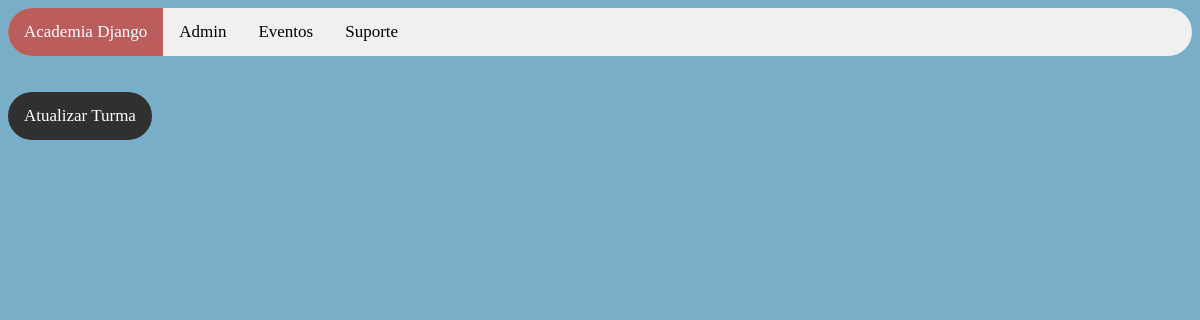
The app's page /sistema/atualizar_dados_turma/3, older data.
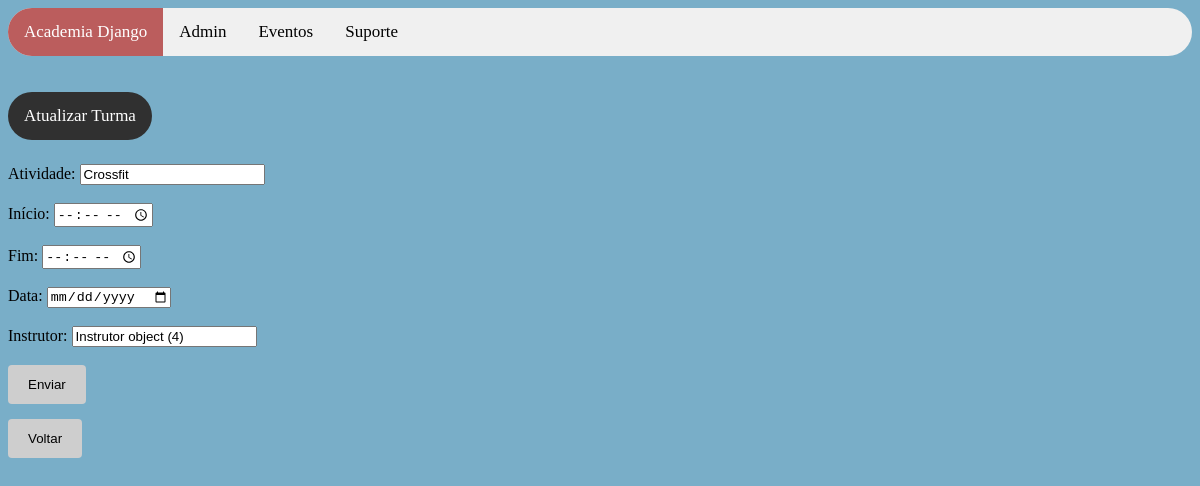
The same page, newer data.
### sistema/models.py (models this page shows)
class Turma(models.Model):
    atividade = models.CharField(
        max_length = 300,
        null = False,
        blank = False
    )
    hora_inicio_turma = models.TimeField(
        auto_now = False,
        auto_now_add = False,
        null = True
    )
    hora_fim_turma = models.TimeField(
        auto_now = False,
        auto_now_add = False,
        null = True
    )
    data_turma = models.DateField(
        null = True,
        blank = True
    )
    instrutor = models.OneToOneField(
        'Instrutor',
        on_delete = models.CASCADE,
        related_name = '+'
    )
    alunos = models.ManyToManyField(
        'Aluno'
    )
    objects = models.Manager()

class Instrutor(models.Model):
    titulacao = models.CharField(
        max_length = 100,
        null = False,
        blank = False
    )
    nome = models.CharField(
        max_length = 200,
        null = False,
        blank = False
    )
    sobrenome = models.CharField(
        max_length = 200,
        null = False,
        blank = False
    )
    telefone = models.CharField(
        max_length = 14,
        null = False,
        blank = False
    )
    cpf = models.CharField(
        max_length = 14,
        null = False,
        blank = False
    )
    genero_choices = (
        ("F", "Feminino"),
        ("M", "Masculino"),
        ("O", "Outro")
    )
    genero = models.CharField(
        max_length = 1,
        choices = genero_choices,
        null = True,
        blank = True
    )
    objects = models.Manager()

### sistema/views.py (the view)
# urls.py: path('atualizar_dados_turma/<int:user_id>', views.atualizar_dados_turma, name='atualizar_dados_turma'),
def atualizar_dados_turma(request, user_id):
    turma = Turma.objects.filter(id=user_id)
    contexto = {
        'turma': turma
    }
    return render(request, "atualizar_turma.html", contexto)

### sistema/templates/atualizar_turma.html (shortened to what this page needs)
{% load static %}
 <!DOCTYPE html>
<html>
<head>
    <link rel="stylesheet" href=" {% static 'css/style.css' %} "/>
</head>
<body>
<div class="topnav">
    <a class="active" href="http://{{request.get_host}}/sistema/inicio">Academia Django</a>
    <a href="http://{{request.get_host}}/admin" target="_blank">Admin</a>
    <a href="#emconstrucao">Eventos</a>
    <a href="mailto:suporte@academiadjango.com">Suporte</a>
</div>
<br/><br/>
    <a style="background-color: #303030;color: #fff; border-radius: 25px; padding: 14px 16px; text-align: center; float: left; font-size: 17px;"> Atualizar Turma </a>
<br/><br/><br/><br/>
{% for turma in turma %}
<form action="http://{{request.get_host}}/sistema/atualizar_turma" method="POST">
  <label>Atividade: </label>
  <input type="text" name="rotina" value="{{turma.atividade}}"/>
  <br></br>
  <label>Início: </label>
  <input type="time" name="hora_inicio_turma" value="{{turma.hora_inicio_turma}}"/>
  <br></br>
  <label>Fim: </label>
  <input type="time" name="hora_fim_turma" value="{{turma.hora_fim_turma}}"/>
  <br></br>
  <label>Data: </label>
  <input type="date" name="data_turma" value="{{turma.data_turma}}"/>
  <br></br>
  <label>Instrutor: </label>
  <input type="text" name="instrutor" value="{{turma.instrutor}}"/>
  <br></br>
  <input type="submit" value="Enviar">
</form>
    <br/>  <br></br>
    <form action="http://{{request.get_host}}/sistema/inicio">
    <input type="submit" value="Voltar">
    </form>
{% endfor %}
</body>
</html>

Row changes from the older to the newer data that the page shows:
added Turma: rotina "Crossfit", instrutor "Instrutor object (4)"
